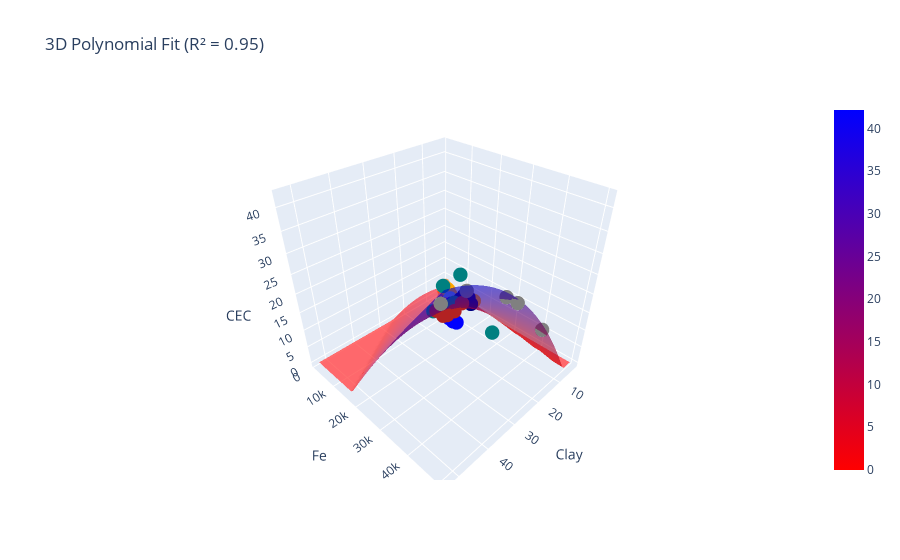

The notebook cell this image was saved under:
### Markdown cell above
## CEC prediction with Train-Test for all samples

### Code cell
feature_sets_CEC = [
    ['Clay'],
    ['Sand'],
    ['K_field'],
    ['Khf'],
    ['Kfd'],
    ['Kfd_abs'],
    ['Depth'],
    ['Bulk_density'],
    ['Humus'],
    ['Fe'],
    ['EC'],
    ['pH_eau'],
    ['WC']
]
i =1
n=4 # How many feature combinations are shown in the horizontal bar plots

# Generate all pairs of features
pair_combinations = list(itertools.combinations([f[0] for f in feature_sets_CEC], 2))

# Convert pairs to the same format as individual features
feature_sets_pairs = [[pair[0], pair[1]] for pair in pair_combinations]

# Combine individual features and pairs into one list
all_feature_sets = feature_sets_CEC + feature_sets_pairs

df_CEC = df['CEC']

# Prepare to store the results for all feature sets
results_summary = []
test_errors_summary = []
train_errors_summary = []
best_n_ = []

# Evaluate all feature sets
for feature_set in all_feature_sets:
    best_n, R2_test_pol, R2_train_pol, RMSE_test_pol, RMSE_train_pol = stochastic_poly(df, feature_set, df_CEC, iters=100)
    print(i, 'best_n, R2_test_pol, R2_train_pol, RMSE_test_pol, RMSE_train_pol, feature_set:', best_n, R2_test_pol, R2_train_pol, RMSE_test_pol, RMSE_train_pol, feature_set)
    
    # Store results in lists for later use
    best_n_.append(best_n)
    test_errors_summary.append(R2_test_pol)
    train_errors_summary.append(R2_train_pol)
    
    # Also store the results in a structured format for sorting
    results_summary.append({
        'feature_set': feature_set,
        'best_n': best_n,
        'R2_test_pol': R2_test_pol,
        'R2_train_pol': R2_train_pol,
        'RMSE_test_pol': RMSE_test_pol,
        'RMSE_train_pol': RMSE_train_pol
    })
    i+=1
# Keep the lists of feature sets, test errors, and train errors as they are for further use
best_feat_ind = test_errors_summary.index(max(test_errors_summary))
best_feat = all_feature_sets[best_feat_ind]  # Use all_feature_sets to match the order
best_feat_n = best_n_[best_feat_ind]
print('best_feat_ind, best_feat, best_feat_n', best_feat_ind, best_feat, best_feat_n)

# This part remains the same: finding the best feature set and using it in `fit_and_plot`
fit_and_plot(df, best_feat, 'CEC', best_feat_n, mapping, 10)

# Convert the results summary to a DataFrame for sorting and filtering
results_df = pd.DataFrame(results_summary)

### Figure 1 — Plotly figure (JSON) as saved in the notebook; plotly's stock layout.template omitted (floating-point values rounded to 4 significant figures; data arrays with more than 128 entries replaced by an {"elided": "..."} marker saying what was removed)
{"data": [{"marker": {"color": ["teal", "teal", "teal", "teal", "teal", "teal", "teal", "teal", "teal", "teal", "teal", "firebrick", "firebrick", "firebrick", "firebrick", "firebrick", "sandybrown", "sandybrown", "sandybrown", "sandybrown", "sandybrown", "sandybrown", "navy", "navy", "navy", "navy", "navy", "blue", "blue", "blue", "blue", "blue", "gray", "gray", "gray", "gray", "gray", "cornflowerblue", "cornflowerblue", "cornflowerblue", "cornflowerblue", "cornflowerblue", "cornflowerblue", "cornflowerblue", "orange", "orange", "orange", "orange", "orange"], "size": 5}, "mode": "markers", "name": "Data points", "type": "scatter3d", "x": [16.1, 21.73, 29.0, 18.82, 16.88, 18.51, 16.04, 21.37, 20.59, 23.0, 31.69, 37.13, 33.05, 27.52, 38.33, 38.84, 4.003, 3.574, 3.238, 3.592, 3.963, 2.906, 8.772, 9.525, 10.3, 11.03, 12.62, 20.93, 23.23, 22.47, 25.45, 20.53, 52.89, 38.51, 32.34, 32.34, 16.97, 9.843, 10.98, 11.26, 10.16, 7.897, 10.75, 7.734, 7.481, 6.651, 5.083, 6.12, 5.694], "y": [16994, 23155, 22558, 18330, 19274, 34249, 18269, 20329, 17808, 22776, 34252, 32131, 33885, 31211, 35483, 37183, 1938, 1069, 1029, 1111, 2476, 1269, 15178, 14438, 16140, 18925, 21333, 21500, 24246, 24849, 24903, 19081, 49414, 42232, 47514, 50313, 47949, 10236, 10992, 10644, 11860, 5809, 10557, 12173, 7076, 5484, 16020, 6623, 3611.0], "z": [7.937, 13.86, 14.48, 9.251, 9.498, 8.976, 8.396, 10.83, 15.84, 13.38, 29.88, 22.89, 21.7, 19.98, 23.82, 25.04, 1.6, 1.6, 1.6, 1.6, 1.6, 1.6, 6.862, 5.68, 6.005, 8.763, 8.603, 12.5, 9.61, 9.2, 11.94, 9.943, 39.48, 32.48, 30.81, 30.81, 16.01, 4.149, 2.425, 1.6, 2.426, 1.6, 2.975, 2.405, 4.679, 4.107, 3.788, 2.419, 2.262]}, {"colorscale": [[0, "rgb(255,0,0)"], [1, "rgb(0,0,255)"]], "name": "Polynomial Surface", "opacity": 0.6, "type": "surface", "x": [2.906, 3.926, 4.946, 5.966, 6.986, 8.007, 9.027, 10.05, 11.07, 12.09, 13.11, 14.13, 15.15, 16.17, 17.19, 18.21, 19.23, 20.25, 21.27, 22.29, 23.31, 24.33, 25.35, 26.37, 27.39, 28.41, 29.43, 30.45, 31.47, 32.49, 33.51, 34.53, 35.55, 36.57, 37.59, 38.61, 39.63, 40.65, 41.67, 42.69, 43.71, 44.73, 45.75, 46.77, 47.79, 48.81, 49.83, 50.85, 51.87, 52.89], "y": [1029, 2035.0, 3041.0, 4046.0, 5052.0, 6058.0, 7064.0, 8070.0, 9075.0, 10080.0, 11090.0, 12090.0, 13100.0, 14100.0, 15110.0, 16120.0, 17120.0, 18130.0, 19130.0, 20140.0, 21140.0, 22150.0, 23160.0, 24160.0, 25170.0, 26170.0, 27180.0, 28190.0, 29190.0, 30200.0, 31200.0, 32210.0, 33210.0, 34220.0, 35230.0, 36230.0, 37240.0, 38240.0, 39250.0, 40260.0, 41260.0, 42270.0, 43270.0, 44280.0, 45280.0, 46290.0, 47300.0, 48300.0, 49310.0, 50313], "z": {"elided": "50x50 float values"}}], "layout": {"scene": {"xaxis": {"title": {"text": "Clay"}}, "yaxis": {"title": {"text": "Fe"}}, "zaxis": {"title": {"text": "CEC"}}}, "title": {"text": "3D Polynomial Fit (R² = 0.95)"}}}
